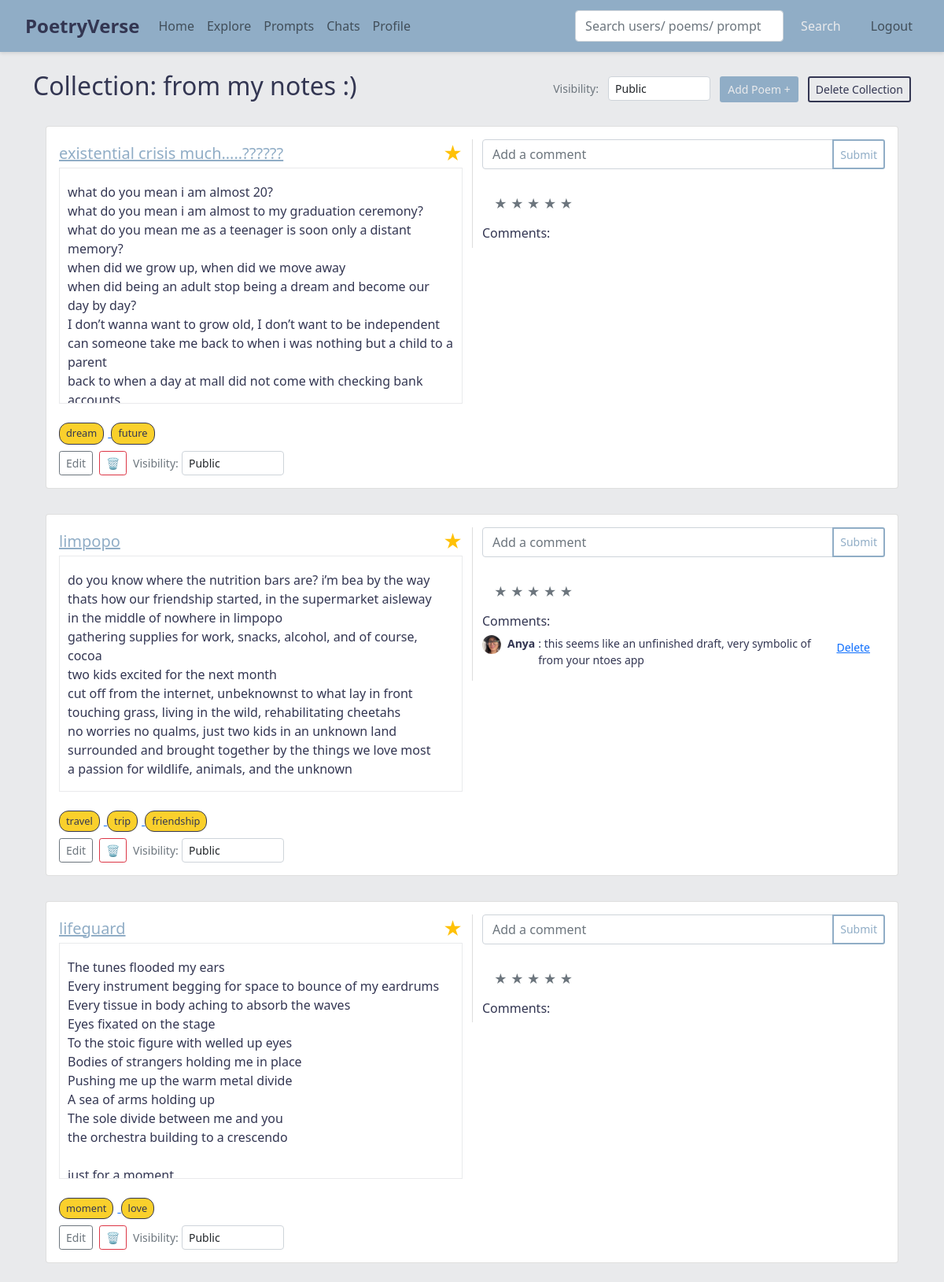
/collection/1 (signed in), run on an earlier commit of the app's database.
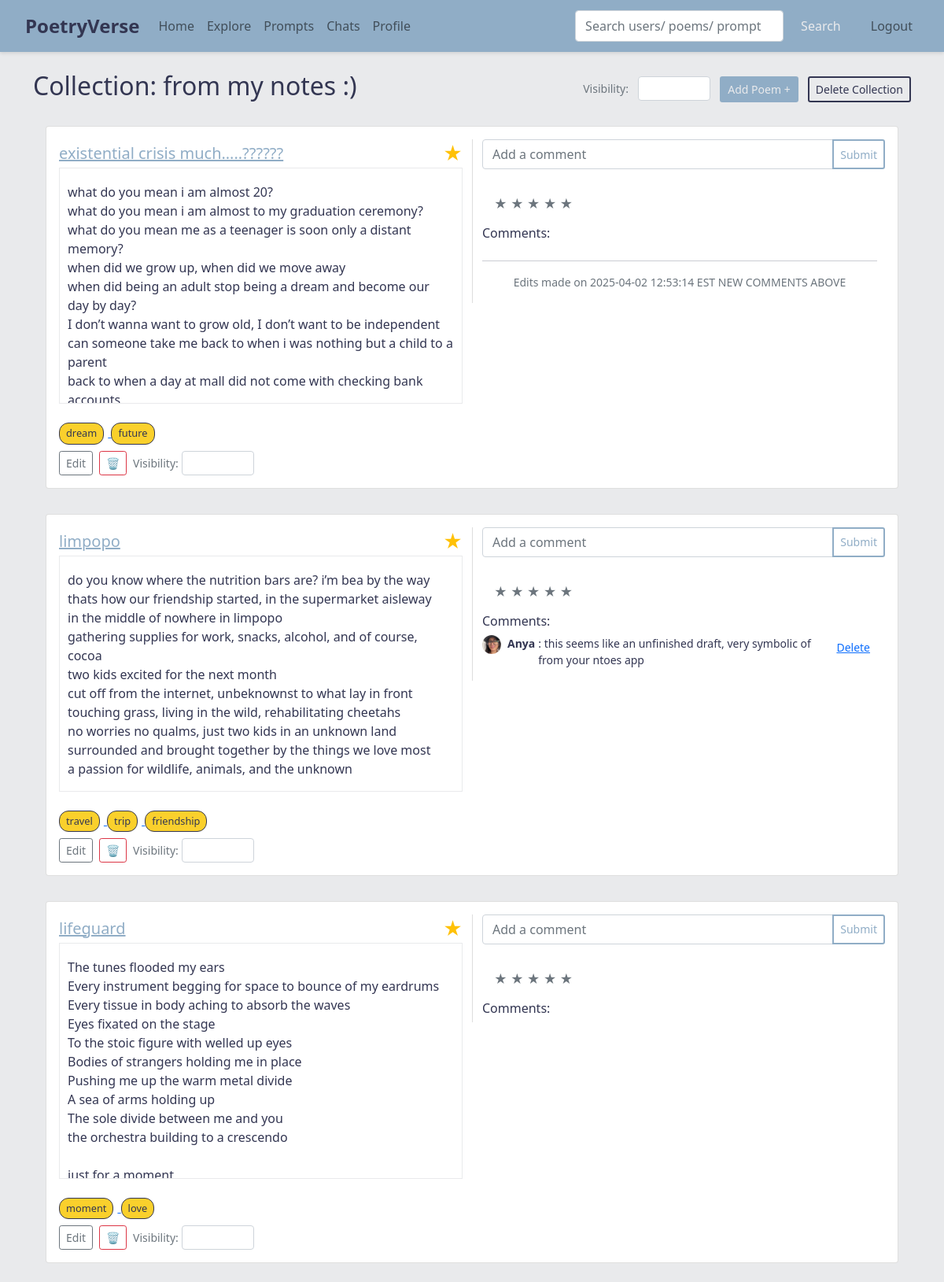
And on a later commit of the database.
### app.py (models this page shows)
class Collection(db.Model):
    id = db.Column(db.Integer, primary_key=True)
    name = db.Column(db.String(150), nullable=False)
    user_id = db.Column(db.Integer, db.ForeignKey('user.id'), nullable=False)
    poems = db.relationship('Poem', backref='collection', lazy=True)
    visibility = db.Column(db.String(10), nullable=False, default='public')

class Poem(db.Model):
    id = db.Column(db.Integer, primary_key=True)
    title = db.Column(db.String(200), nullable=False)
    content = db.Column(db.Text, nullable=False)
    poem_type = db.Column(db.String(100), nullable=True)
    rating = db.Column(db.Integer, default=0)
    user_id = db.Column(db.Integer, db.ForeignKey('user.id'), nullable=False)
    collection_id = db.Column(db.Integer, db.ForeignKey('collection.id'), nullable=True)
    visibility = db.Column(db.String(10), nullable=False, default='public')
    comments = db.relationship('Comment', backref='poem', lazy=True, cascade="all, delete-orphan")
    tags = db.relationship('Tag', secondary=poem_tags, backref=db.backref('poems', lazy='dynamic'))
    prompt_id = db.Column(db.Integer, db.ForeignKey('prompt.id'), nullable=True)

class Tag(db.Model):
    id = db.Column(db.Integer, primary_key=True)
    name = db.Column(db.String(50), unique=True, nullable=False)

class Comment(db.Model):
    id = db.Column(db.Integer, primary_key=True)
    text = db.Column(db.String(300), nullable=False)
    poem_id = db.Column(db.Integer, db.ForeignKey('poem.id'), nullable=False)
    user_id = db.Column(db.Integer, db.ForeignKey('user.id'), nullable=False)
    created_at = db.Column(db.DateTime, default=datetime.utcnow)
    is_edit_marker = db.Column(db.Boolean, default=False)
    author = db.relationship('User', backref='comments')

class User(db.Model, UserMixin):
    id = db.Column(db.Integer, primary_key=True)
    username = db.Column(db.String(150), unique=True, nullable=False)
    email = db.Column(db.String(150), unique=True, nullable=False)
    password = db.Column(db.String(200), nullable=False)
    description = db.Column(db.Text, nullable=True)
    profile_image = db.Column(db.String(300), nullable=True)
    poems = db.relationship('Poem', backref='author', lazy=True)
    collections = db.relationship('Collection', backref='owner', lazy=True)
    favorite_poems = db.relationship('Poem', secondary=favorites, backref=db.backref('favorited_by', lazy='dynamic'))
    following = db.relationship('User', secondary=followers,
                                primaryjoin=(followers.c.follower_id == id),
                                secondaryjoin=(followers.c.followed_id == id),
                                backref=db.backref('followers', lazy='dynamic'),
                                lazy='dynamic')

### app.py (the view)
@app.route('/collection/<int:collection_id>')
@login_required
def collection(collection_id):
    collection_obj = Collection.query.get_or_404(collection_id)
    if collection_obj.owner != current_user:
        flash("You don't have access to that collection", "danger")
        return redirect(url_for('profile'))
    poems = Poem.query.filter_by(collection_id=collection_id).all()
    return render_template('collection.html', collection=collection_obj, poems=poems)

### app.py (called while the page is built)
@login_manager.user_loader
def load_user(user_id):
    return User.query.get(int(user_id))

### templates/collection.html (shortened to what the changed rows need)
{% extends "base.html" %}
{% block content %}
<div class="d-flex justify-content-between align-items-center mb-3">
  <h2>Collection: {{ collection.name }}</h2>
  <div>
    <small class="text-muted me-2">Visibility:</small>
    <select id="visibilitySelect-{{ collection.id }}" class="form-select form-select-sm d-inline-block me-2" style="width: auto;" onchange="updateCollectionVisibilityHandler({{ collection.id }}, this)">
      <option value="public" {% if collection.visibility == 'public' %}selected{% endif %}>Public</option>
      <option value="select_group" {% if collection.visibility.startswith('select_group') %}selected{% endif %}>
      </option>
    </select>
    <a href="{{ url_for('add_poem') }}" class="btn btn-sm btn-success me-2 prf-add">Add Poem +</a>
    <button class="btn btn-sm btn-outline-danger discard-custom" id="deleteCollectionBtn" data-collection-id="{{ collection.id }}">
      Delete Collection
    </button>
  </div>
</div>
<div class="list-group">
  {% for poem in poems %}
  <div class="list-group-item mb-3 custom-bg">
    <div class="card">
      <div class="card-body">
        <div class="row">
          <div class="col-md-6">
            <div class="d-flex justify-content-between align-items-center">
              <a href="{{ url_for('view_poem', poem_id=poem.id) }}" class="poem-link">
                <h5 class="card-title mb-0">{{ poem.title }}</h5>
              </a>
              <button class="favorite-btn" data-poem-id="{{ poem.id }}">
                <span class="star-icon {% if poem in current_user.favorite_poems %}text-warning{% else %}text-secondary{% endif %}">
                  &#9733;
                </span>
              </button>
            </div>
            <div class="poem-content-container">
              <p class="card-text mt-2">{{ poem.content | replace('\n', '<br>') | safe }}</p>
            </div>
            <br>
            {% if poem.tags %}
            <div class="poem-tags">
              {% for tag in poem.tags %}
              <a href="{{ url_for('search', q=tag.name) }}" class="tag-chip-link">
                <span class="tag-chip-display">{{ tag.name }}</span>
              </a>
              {% endfor %}
            </div>
            {% endif %}
            <div class="d-flex mt-2">
              <a href="{{ url_for('edit_poem', poem_id=poem.id) }}" class="btn btn-sm btn-outline-secondary">Edit</a>
              <button class="btn btn-sm btn-outline-danger ms-2 delete-btn" data-type="poem" data-name="{{ poem.title }}" data-id="{{ poem.id }}">
                &#128465;
              </button>
              <div class="ms-2">
                <small class="text-muted">Visibility:</small>
                <select id="visibilitySelect-poem-{{ poem.id }}" class="form-select form-select-sm d-inline-block" style="width: auto;" onchange="updatePoemVisibilityHandler({{ poem.id }}, this)">
                  <option value="public" {% if poem.visibility == 'public' %}selected{% endif %}>Public</option>
                  <option value="select_group" {% if poem.visibility.startswith('select_group') %}selected{% endif %}>
                  </option>
                </select>
              </div>
            </div>
          </div>
          <div class="col-md-6 d-flex flex-column" style="border-left: 1px solid #ddd;">
            <form class="add-comment-form" data-poem-id="{{ poem.id }}">
              <div class="input-group mb-2">
                <input type="text" class="form-control" name="comment" placeholder="Add a comment">
                <button type="submit" class="btn btn-sm btn-outline-primary add-button-new">Submit</button>
              </div>
            </form>
            <br>
            <div class="rating mb-3" data-rating="{{ poem.rating }}" data-poem-id="{{ poem.id }}" style="padding-left: 15px;">
              {% for i in range(1, 6) %}
                <span class="star {% if i <= poem.rating %}text-warning{% else %}text-secondary{% endif %}" data-rating-value="{{ i }}">&#9733;</span>
              {% endfor %}
            </div>
            <div class="comments-container">
              <h6>Comments:</h6>
              <div class="comments-list">
                {% set sorted_comments = poem.comments|sort(attribute='created_at', reverse=True) %}
                {% for comment in sorted_comments %}
                  {% if comment.is_edit_marker %}
                    <hr>
                    <p class="small text-center text-muted">{{ comment.text }}</p>
                  {% else %}
                    <p class="small d-flex align-items-start" id="comment-{{ comment.id }}">
                      {% if comment.author.profile_image %}
                        <img src="{{ comment.author.profile_image }}" alt="Profile" class="comment-profile-img">
                      {% else %}
                        <div class="rounded-circle bg-secondary d-flex justify-content-center align-items-center comment-profile-img">
                          <span class="text-white">?</span>
                        </div>
                      {% endif %}
                      <strong class="me-1">{{ comment.author.username }}</strong>: {{ comment.text }}
                      {% if current_user.is_authenticated and comment.user_id == current_user.id %}
                        <button class="btn btn-link btn-sm delete-comment" data-comment-id="{{ comment.id }}">Delete</button>
                      {% endif %}
                    </p>
                  {% endif %}
                {% endfor %}
              </div>
            </div>
          </div>
        </div>
      </div>
    </div>
  </div>
  {% endfor %}
</div>
{% endblock %}

What changed in the data, as far as the page shows it:
changed Collection "from my notes :)": visibility+id "Public" → (not shown)
changed Poem "existential crisis much…..??????": visibility+id "Public" → (not shown)
added Comment: text "Edits made on 2025-04-02 12:53:14 EST NEW COMMENTS ABOVE", shown under Poem "existential crisis much…..??????"
changed Poem "limpopo": visibility+id "Public" → (not shown)
changed Poem "lifeguard": visibility+id "Public" → (not shown)
